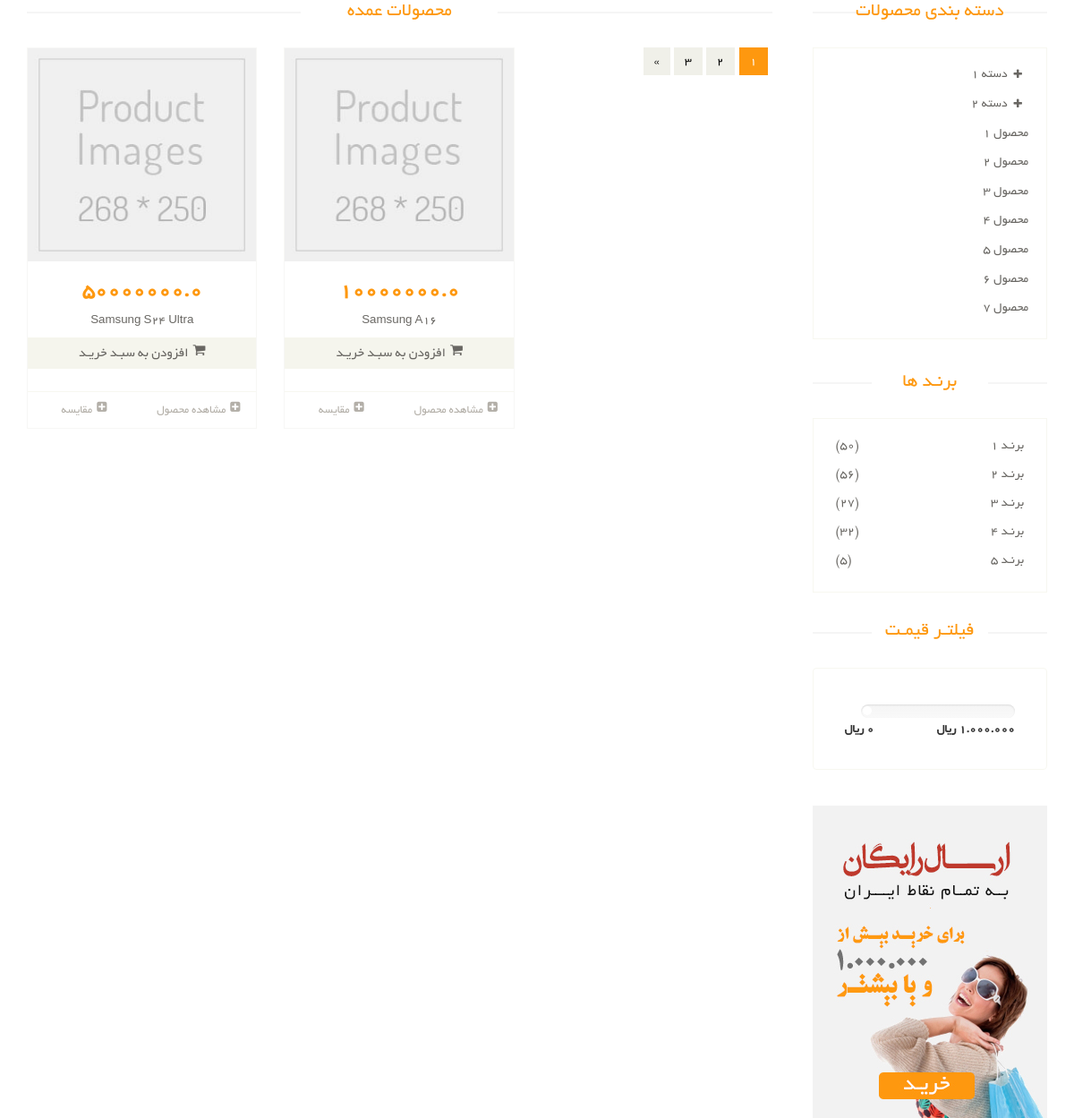
/products/, run on an earlier commit of the app's database.
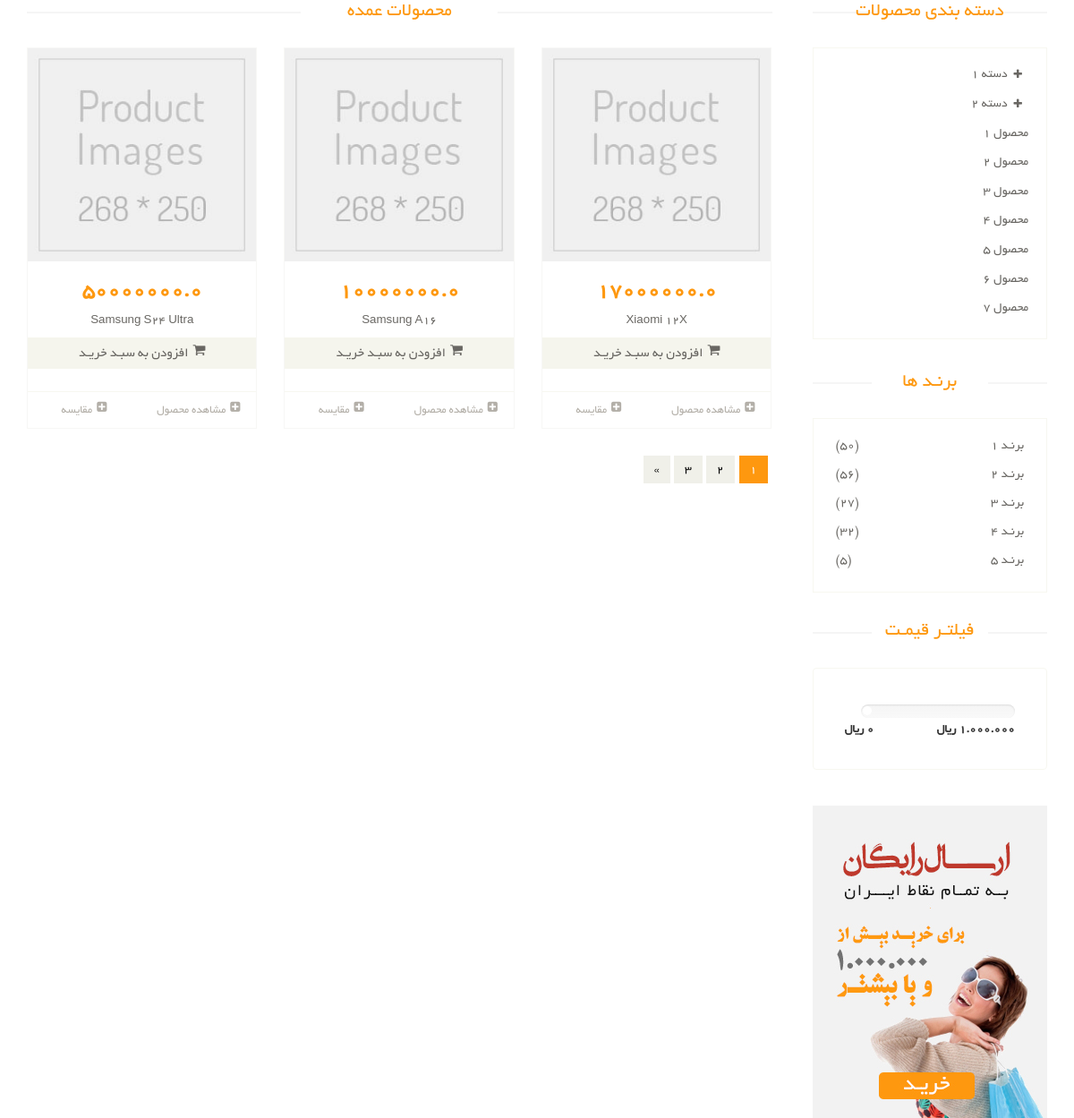
And on a later commit of the database.
### product_module/models.py (models this page shows, shortened)
class Product(models.Model):
    name = models.CharField(max_length=100, verbose_name='نام محصول')
    price = models.FloatField(verbose_name='قیمت')
    category = models.ForeignKey(Category, on_delete=models.CASCADE, verbose_name='دسته بندی')
    slug = models.SlugField()
    in_stock = models.BooleanField(verbose_name='موجود')
    class Meta:
        verbose_name = "محصول"
        verbose_name_plural = "محصولات"

### product_module/views.py (the view)
# urls.py: path('', views.product_list, name='product_list'),
def product_list(request):
    return render(request, 'product_module/product_list.html', context={'products': Product.objects.all()})

### product_module/templates/product_module/product_list.html (shortened to what this page needs)
{% extends 'shared/_layout.html' %}
{% block content %}
	<section>
    <div class="container">
        <div class="row">
            <div class="col-sm-9 padding-right">
                <div class="features_items">
                    <h2 class="title text-center">محصولات عمده</h2>
                    {% for product in products %}
                    <div class="col-sm-4">
                        <div class="product-image-wrapper">
                            <div class="single-products">
                                <div class="productinfo text-center">
                                    <img src="/static/images/shop/product.jpg" alt="">
                                    <h2>{{ product.price }}</h2>
                                    <p>{{ product.name }}</p>
                                    <a href="#" class="btn btn-default add-to-cart"><i class="fa fa-shopping-cart"></i>افزودن
                                        به سبـد خریـد</a>
                                </div>
                                <div class="product-overlay">
                                    <div class="overlay-content">
                                    </div>
                                </div>
                            </div>
                            <div class="choose">
                                <ul class="nav nav-pills nav-justified">
                                    <li><a href={% url 'product_detail' slug=product.slug %}><i class="fa fa-plus-square"></i>مشاهده محصول</a></li>
                                    <li><a href=""><i class="fa fa-plus-square"></i>مقایسه</a></li>
                                </ul>
                            </div>
                        </div>
                    </div>
                    {% endfor %}
                    <ul class="pagination">
                        <li class="active"><a href="">1</a></li>
                        <li><a href="">2</a></li>
                        <li><a href="">3</a></li>
                        <li><a href="">»</a></li>
                    </ul>
                </div>
            </div>
            <div class="col-sm-3">
                <div class="left-sidebar">
                    <h2>دسته بندی محصولات</h2>
                    <div class="panel-group category-products" id="accordian">
                        <div class="panel panel-default">
                            <div class="panel-heading">
                                <h4 class="panel-title">
                                    <a data-toggle="collapse" data-parent="#accordian" href="#sportswear">
                                        <span class="badge pull-right"><i class="fa fa-plus"></i></span>
                                        دسته 1
                                    </a>
                                </h4>
                            </div>
                        </div>
                        <div class="panel panel-default">
                            <div class="panel-heading">
                                <h4 class="panel-title">
                                    <a data-toggle="collapse" data-parent="#accordian" href="#mens">
                                        <span class="badge pull-right"><i class="fa fa-plus"></i></span>
                                        دسته 2
                                    </a>
                                </h4>
                            </div>
                        </div>
                        <div class="panel panel-default">
                            <div class="panel-heading">
                                <h4 class="panel-title"><a href="#">محصول 1</a></h4>
                            </div>
                        </div>
                        <div class="panel panel-default">
                            <div class="panel-heading">
                                <h4 class="panel-title"><a href="#">محصول 2</a></h4>
                            </div>
                        </div>
                        <div class="panel panel-default">
                            <div class="panel-heading">
                                <h4 class="panel-title"><a href="#">محصول 3</a></h4>
                            </div>
                        </div>
                        <div class="panel panel-default">
                            <div class="panel-heading">
                                <h4 class="panel-title"><a href="#">محصول 4</a></h4>
                            </div>
                        </div>
                        <div class="panel panel-default">
                            <div class="panel-heading">
                                <h4 class="panel-title"><a href="#">محصول 5</a></h4>
                            </div>
                        </div>
                        <div class="panel panel-default">
                            <div class="panel-heading">
                                <h4 class="panel-title"><a href="#">محصول 6</a></h4>
                            </div>
                        </div>
                        <div class="panel panel-default">
                            <div class="panel-heading">
                                <h4 class="panel-title"><a href="#">محصول 7</a></h4>
                            </div>
                        </div>
                    </div>
                    <div class="brands_products">
                        <h2>برنـد ها</h2>
                        <div class="brands-name">
                            <ul class="nav nav-pills nav-stacked">
                                <li><a href=""> <span class="pull-left">(50)</span>برنـد 1</a></li>
                                <li><a href=""> <span class="pull-left">(56)</span>برنـد 2</a></li>
                                <li><a href=""> <span class="pull-left">(27)</span>برنـد 3</a></li>
                                <li><a href=""> <span class="pull-left">(32)</span>برنـد 4</a></li>
                                <li><a href=""> <span class="pull-left">(5)</span>برنـد 5</a></li>
                            </ul>
                        </div>
                    </div>
                    <div class="price-range">
                        <h2>فیلتـر قیمـت</h2>
                        <div class="well">
                            <div class="slider slider-horizontal" style="width: 132px;">
                                       data-slider-step="5" data-slider-value="[250,450]" id="sl2" style=""></div>
                            <br>
                            <b>1.000.000 ريال</b> <b class="pull-left">0 ريال</b>
                        </div>
                    </div>
                    <div class="shipping text-center">
                        <img src="/static/images/home/shipping.jpg" alt="">
                    </div>
                </div>
            </div>
        </div>
    </div>
</section>
{% endblock %}

### templates/shared/_layout.html (shortened to what this page needs)
{% load static %}
{% load render_partial %}
<!DOCTYPE html>
<html lang="en">
<head>
    <link href="/static/css/bootstrap.min.css" rel="stylesheet">
    <link href="/static/css/font-awesome.min.css" rel="stylesheet">
    <link href="/static/css/prettyPhoto.css" rel="stylesheet">
    <link href="/static/css/price-range.css" rel="stylesheet">
    <link href="/static/css/animate.css" rel="stylesheet">
    <link href="/static/css/main.css" rel="stylesheet">
    <link href="/static/css/responsive.css" rel="stylesheet">
</head>
<body>
{% block content %}{% endblock %}
</body>
</html>

### static/css/price-range.css (style rules this page uses)
.slider { display: inline-block; vertical-align: middle; position: relative; }
.slider.slider-horizontal { width: 210px; height: 20px; }

What changed in the data, as far as the page shows it:
added Product: price "17000000.0", name "Xiaomi 12X"
